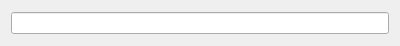
<?xml version="1.0" encoding="UTF-8"?>
<ui version="4.0">
 <class>MultiPurposeInputField</class>
 <widget class="QWidget" name="MultiPurposeInputField">
  <property name="geometry">
   <rect>
    <x>0</x>
    <y>0</y>
    <width>400</width>
    <height>46</height>
   </rect>
  </property>
  <property name="windowTitle">
   <string>MultiPurposeInputField</string>
  </property>
  <layout class="QHBoxLayout" name="horizontalLayout">
   <item>
    <widget class="QLineEdit" name="inputField"/>
   </item>
  </layout>
 </widget>
 <layoutdefault spacing="6" margin="11"/>
 <resources/>
 <connections/>
</ui>
